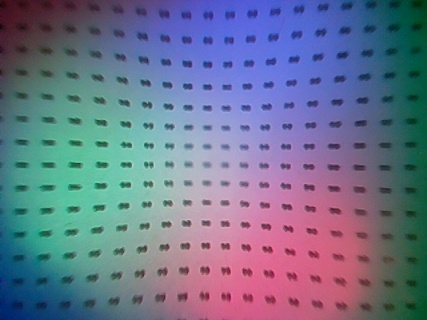
#> input picture src/calibration/test_data/ref.jpg, 427 x 320 px
$ python -i poisson_reconstruction.py   (imports and definitions only)
#> lines starting #> are read from the running program, lines starting #| are printed output that depends on the picture; after the words box and inside, x2 and y2 are one past the last pixel; in counts of white or black regions, pixels touching at a corner belong together
#> further down, picture is the input picture: shape (320, 427, 3); mean B, G, R 141.3, 116, 107.5
import numpy as np
from scipy.io import loadmat
from mpl_toolkits.mplot3d import Axes3D
from matplotlib import cm
from matplotlib.ticker import LinearLocator, FormatStrFormatter
from fast_poisson import fast_poisson
import cv2
import matplotlib.pyplot as plt
#from fast_poisson import poisson_reconstruct.
from calibration import calibration
import os
import time
import pdb

# [54 lines left out: functions matching, matching_v2, show_depth, contact_detection, not called in this run]

def marker_detection(raw_image_blur):
    m, n = raw_image_blur.shape[1], raw_image_blur.shape[0]
#> m = 427; n = 320
    raw_image_blur = cv2.pyrDown(raw_image_blur).astype(np.float32)
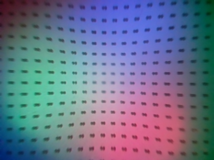
#> raw_image_blur: shape (160, 214, 3) float32; mean of channels 0, 1, 2 141.2, 115.9, 107.2; drawn as B, G, R
    ref_blur = cv2.GaussianBlur(raw_image_blur, (25, 25), 0)
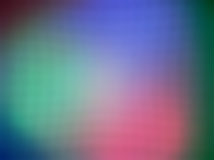
#> ref_blur: shape (160, 214, 3) float32; mean of channels 0, 1, 2 141.2, 115.9, 107.3; drawn as B, G, R
    diff = ref_blur - raw_image_blur
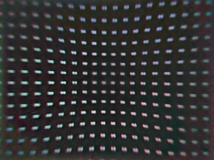
#> diff: shape (160, 214, 3) float32; mean of channels 0, 1, 2 0, 0, 0; drawn with min black and max white
    diff *= 16.0
    # cv2.imshow('blur2', blur.astype(np.uint8))
    # cv2.waitKey(1)
    diff[diff < 0.] = 0.
    diff[diff > 255.] = 255.
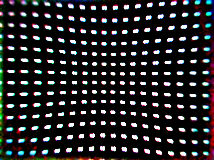
#> diff: shape (160, 214, 3) float32; mean of channels 0, 1, 2 39.8, 38.1, 38.7; drawn as B, G, R

    # [5 lines of commented-out code are left out]
    mask_b = diff[:, :, 0] > 150
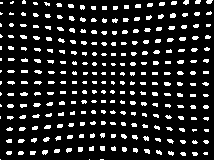
#> mask_b: shape (160, 214) bool; 14.2% white; 266 white regions (146 under 20 px), largest, box (x1, y1, x2, y2) and area: (170, 13, 176, 18) 26, (179, 37, 186, 41) 25, (20, 92, 28, 96) 25
    mask_g = diff[:, :, 1] > 150
#> mask_g: shape (160, 214) bool; 13.4% white; 272 white regions (195 under 20 px), largest, box (x1, y1, x2, y2) and area: (34, 81, 42, 85) 25, (20, 92, 28, 96) 24, (7, 104, 14, 108) 24
    mask_r = diff[:, :, 2] > 150
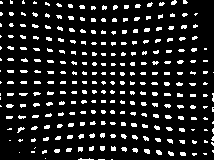
#> mask_r: shape (160, 214) bool; 12.8% white; 270 white regions (196 under 20 px), largest, box (x1, y1, x2, y2) and area: (6, 104, 14, 108) 25, (144, 149, 150, 154) 25, (156, 150, 162, 155) 24
    mask = (mask_b*mask_g + mask_b*mask_r + mask_g*mask_r)>0
#> mask: shape (160, 214) bool; 13.6% white; 268 white regions (174 under 20 px), largest, box (x1, y1, x2, y2) and area: (33, 103, 41, 107) 25, (177, 60, 184, 64) 24, (20, 92, 28, 96) 24
    # cv2.imshow('mask', mask.astype(np.uint8) * 255)
    # cv2.waitKey(1)
    mask = cv2.resize(mask.astype(np.uint8), (m, n))
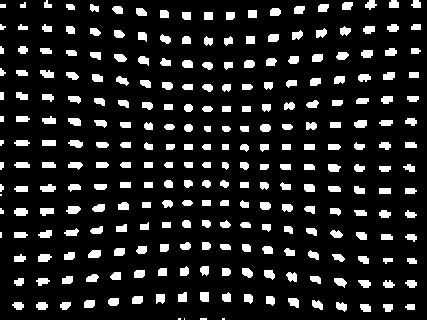
#> mask: shape (320, 427); values 0 (black) and 1 (white), 12.9% white; 268 white regions (6 under 20 px), largest, box (x1, y1, x2, y2) and area: (40, 184, 56, 192) 96, (14, 208, 28, 216) 96, (66, 206, 81, 214) 95
    return mask

# [6 lines left out: function make_kernal, not called in this run]
#

# [68 lines not run here, left out]
   # [5 lines of commented-out code are left out]

>>> import cv2
>>> picture = cv2.imread('../test_data/ref.jpg')
>>> result = marker_detection(picture)
